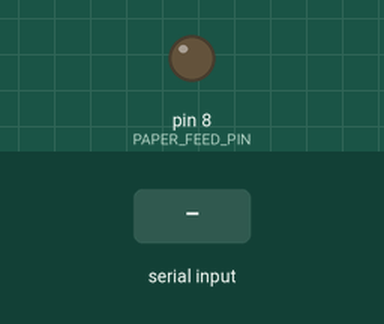
This sketch was run on a simulated Arduino Uno, built with avr-gcc and run on an emulated ATmega328P. Shown: output pins drawn as LEDs (lit = HIGH). The inputs (shaded band) are chosen by the test bench. What the sketch prints to the serial monitor is not drawn.

Above: at 1.2 s.
1.3 s: "M100\n" received over Serial
At 1.45 s:
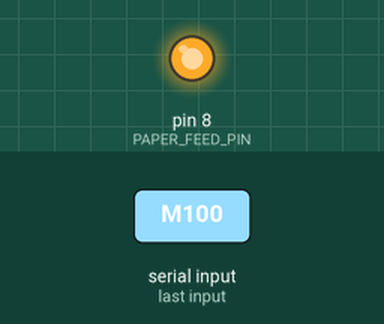
3.1 s: "?\n" received over Serial
4.6 s: "90,45\n" received over Serial
Timing chart, 0 to 7.6 s (numbered marks = the images above; inputs shaded):
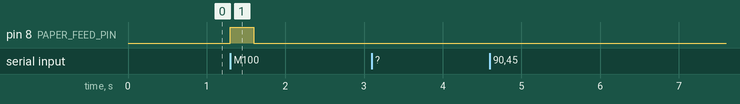

The sketch:

stamping_controller.ino
```cpp
/*
  Optional custom Arduino protocol example.

  Use GRBL if your writing-robot controller already runs GRBL.
  Use this sketch only if you want a custom Arduino firmware that replies "ok"
  after real physical movement is finished.

  Reserved paper roller signal: D8.
*/

const int PAPER_FEED_PIN = 8;

void setup() {
  Serial.begin(115200);
  pinMode(PAPER_FEED_PIN, OUTPUT);
  digitalWrite(PAPER_FEED_PIN, LOW);
  Serial.println("ok");
}

void loop() {
  if (!Serial.available()) {
    return;
  }

  String line = Serial.readStringUntil('\n');
  line.trim();
  if (line.length() == 0) {
    return;
  }

  if (line.startsWith("G0") || line.startsWith("G1")) {
    runMotion(line);
    Serial.println("ok");
    return;
  }

  if (line.startsWith("G4")) {
    runDwell(line);
    Serial.println("ok");
    return;
  }

  if (line.startsWith("M100")) {
    feedPaper();
    Serial.println("ok");
    return;
  }

  if (line == "?") {
    Serial.println("<Idle|MPos:0.000,0.000,0.000>");
    return;
  }

  Serial.print("error: unsupported command ");
  Serial.println(line);
}

void runMotion(String line) {
  // TODO: parse X/Y/Z/F and drive your stepper drivers.
  // Important: print ok only after physical movement is complete.
}

void runDwell(String line) {
  float seconds = readParam(line, 'P', 0.0);
  if (seconds > 0.0) {
    delay((unsigned long)(seconds * 1000.0));
  }
}

void feedPaper() {
  digitalWrite(PAPER_FEED_PIN, HIGH);
  delay(300);
  digitalWrite(PAPER_FEED_PIN, LOW);
}

float readParam(String line, char key, float fallback) {
  int index = line.indexOf(key);
  if (index < 0) {
    return fallback;
  }
  int end = index + 1;
  while (end < line.length() && line[end] != ' ') {
    end++;
  }
  return line.substring(index + 1, end).toFloat();
}
```

Measured:
- after the input at 1.3 s, pin 8 (PAPER_FEED_PIN): LOW → HIGH at once, → LOW 0.30 s later
- after the input at 3.1 s, every drawn part: stays the same
- after the input at 4.6 s, every drawn part: stays the same
